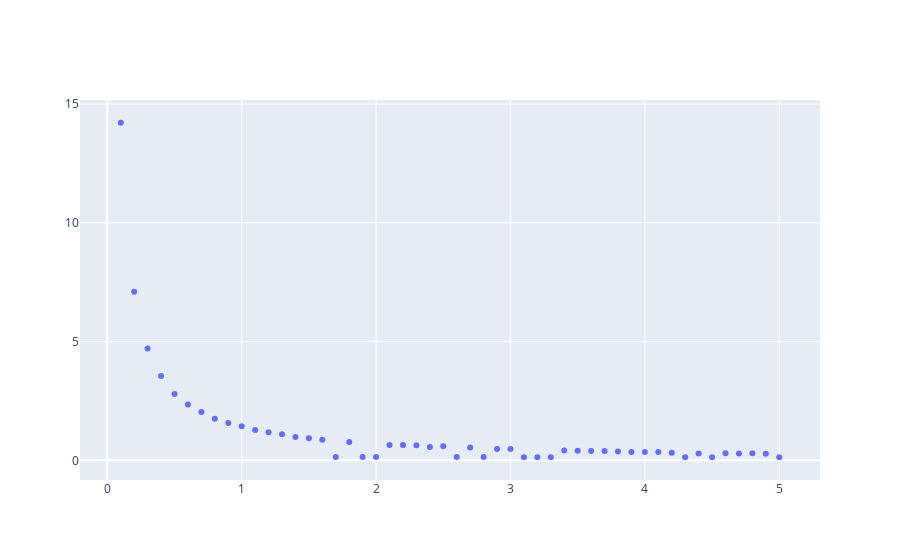

This figure's notebook cell:
### Code cell
fig = go.Figure()

fig.add_trace(go.Scatter(
    x=sigmaT2Data[2:, 0], y=sigmaT2Data[2:, 1], mode='markers'))

fig.update_yaxes(
    dtick=5,
)


fig.show()
